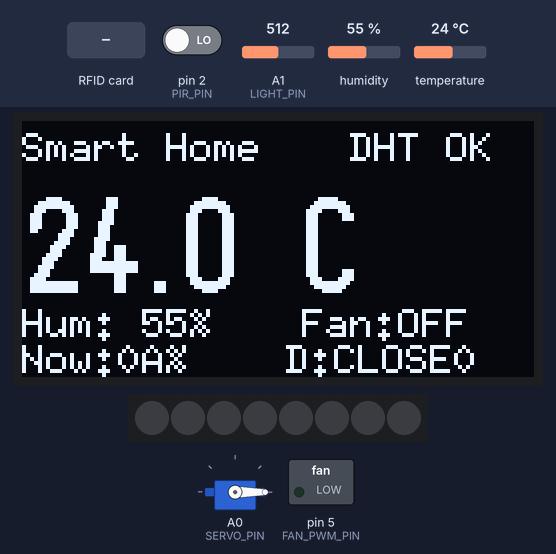
Recording of a sketch running on a simulated Arduino Uno, built with avr-gcc and run on an emulated ATmega328P. On the bench: 128×64 one-colour display, 8 RGB LEDs in strip order, left to right, servo, switched loads named in the sketch (green lamp = pin HIGH). Inputs (shaded band) come from the test bench; at power-on: pin 2 (PIR_PIN) LOW, temperature 24 °C, A1 (LIGHT_PIN) = 512, humidity 55 %. Dim RGB values are drawn brighter than linear; pins used as bus, display or sensor lines are not drawn; what the sketch prints to the serial monitor is not drawn.

Above: at 6.2 s.
6.3 s: RFID card 5E 7A 19 C4 held to the reader
At 8.0 s:
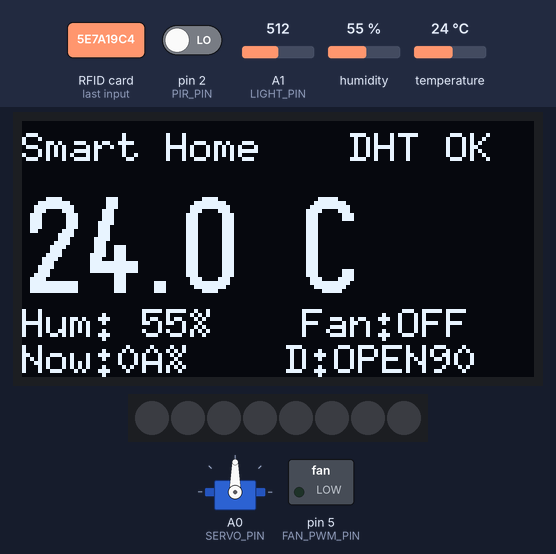
14.1 s: pin 2 (PIR_PIN) driven HIGH
At 15.9 s:
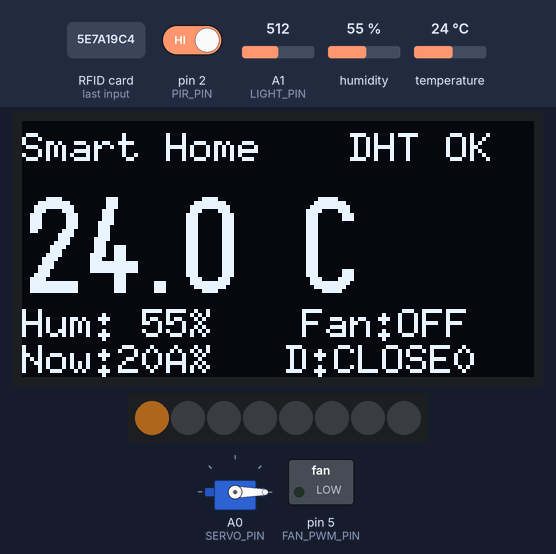
16.3 s: temperature set to 28 °C
At 21.9 s:
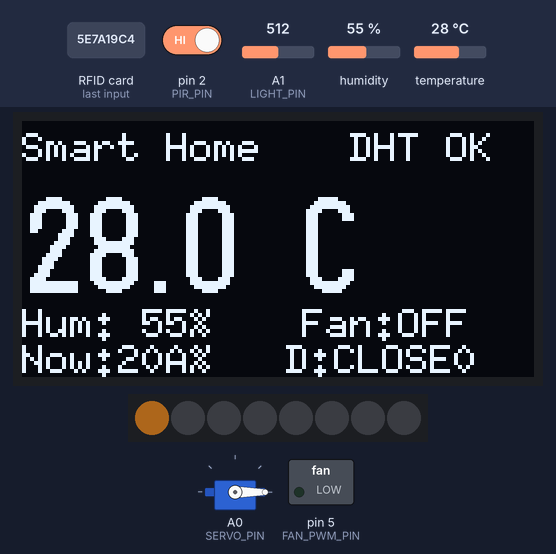
22.2 s: temperature set to 31 °C
At 26.7 s:
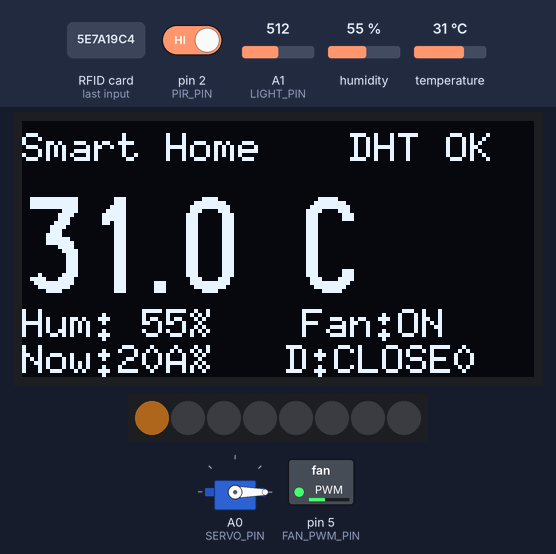
27.2 s: RFID card 5E 7A 19 C4 held to the reader
At 29.3 s:
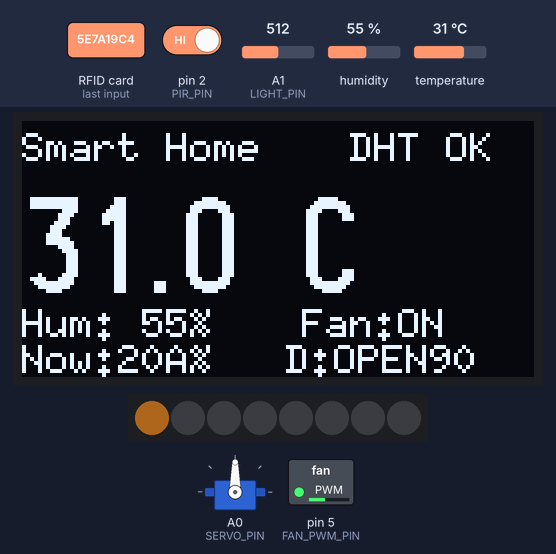
34.4 s: A1 (LIGHT_PIN) set to 90
At 36.1 s:
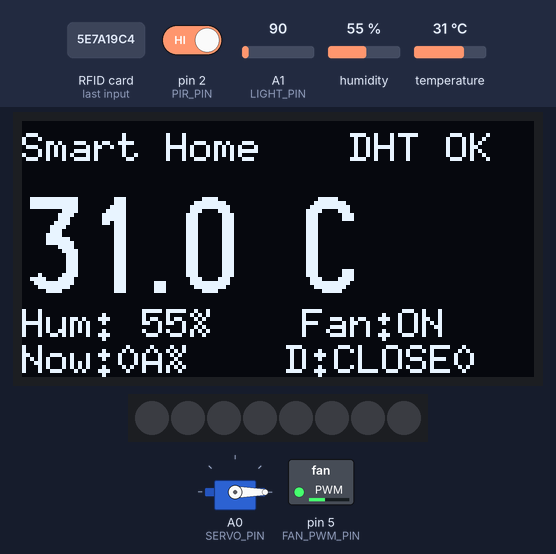
Timing chart, 0 to 37.6 s (numbered marks = the images above; inputs shaded):
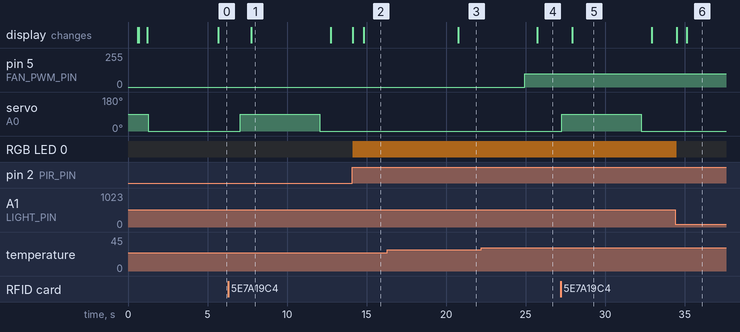

Measured:
- the behaviour switches between 29 and 30 °C on temperature (found by bisection; images 3 and 4)
- after the input at 6.3 s, servo on A0 (SERVO_PIN): 0° → 90° after 0.76 s, → 0° 5.0 s later; the display: changes after 1.4 s (image 1)
- after the input at 14.1 s, RGB LED 0: off → RGB(51, 30, 8) at once
- after the input at 16.3 s, the display: changes after 4.5 s (image 3)
- after the input at 22.2 s, pin 5 (FAN_PWM_PIN): 0/255 → 100/255 after 2.7 s; the display: changes after 3.5 s (image 4)
- after the input at 27.2 s, servo on A0 (SERVO_PIN): 0° → 90° after 0.07 s, → 0° 5.0 s later; the display: changes after 0.74 s (image 5)
- after the input at 34.4 s, RGB LED 0: RGB(51, 30, 8) → off after 0.10 s

The sketch:

SmartHome_NoCamera_RFID.ino
```cpp
#include <Adafruit_NeoPixel.h>
#include <DHT.h>
#include <MFRC522.h>
#include <Servo.h>
#include <U8g2lib.h>
#include <SPI.h>
#include <ctype.h>
#include <math.h>
#include <string.h>

// Optimized Arduino UNO pin map.
// D0/D1 stay free for USB serial.
const byte PIR_PIN = 2;
const byte RFID_RST_PIN = 3;
const byte DHT_PIN = A3;
const byte RGB_PIN = 4;
const byte FAN_PWM_PIN = 5;
const byte RFID_SS_PIN = 6;
const byte OLED_CS_PIN = 9;
const byte SPI_SS_PIN = 10;
const byte SERVO_PIN = A0;
const byte LIGHT_PIN = A1;
const byte OLED_DC_PIN = A2;

#define DHTTYPE DHT11

const byte NUM_LEDS = 8;
const byte FAN_SPEED = 100;
const byte DEFAULT_LAMP_BRIGHTNESS_PERCENT = 30;

// The existing light module reads larger values when the room is darker.
const int LIGHT_DIM_THRESHOLD = 500;
const int LIGHT_DARK_THRESHOLD = 800;
const byte AUTO_LAMP_BRIGHT_BRIGHTNESS = 0;
const byte AUTO_LAMP_DIM_BRIGHTNESS = 20;
const byte AUTO_LAMP_DARK_BRIGHTNESS = 60;

const float FAN_ON_TEMP_C = 30.0;
const float FAN_OFF_TEMP_C = 28.5;

const int DOOR_CLOSED_ANGLE = 0;
const int DOOR_OPEN_ANGLE = 90;

const unsigned long LIGHT_READ_INTERVAL_MS = 100UL;
const unsigned long DHT_READ_INTERVAL_MS = 2000UL;
const unsigned long STATUS_INTERVAL_MS = 3000UL;
const unsigned long NO_MOTION_DELAY_MS = 30000UL;
const unsigned long DOOR_OPEN_TIME_MS = 5000UL;
const unsigned long SERVO_HOLD_TIME_MS = 1200UL;
const unsigned long DHT_ERROR_PRINT_INTERVAL_MS = 10000UL;
const unsigned long SERIAL_IDLE_COMMAND_MS = 800UL;
const unsigned long OLED_UPDATE_INTERVAL_MS = 5000UL;
const unsigned long RFID_UNLOCK_COOLDOWN_MS = 7000UL;

const char ACCESS_CODE[] = "1234";

DHT dht(DHT_PIN, DHTTYPE);
MFRC522 rfid(RFID_SS_PIN, RFID_RST_PIN);
Adafruit_NeoPixel strip(NUM_LEDS, RGB_PIN, NEO_GRB + NEO_KHZ800);
Servo doorServo;

// OLED uses UNO hardware SPI to save IO:
// SCK -> D13, SDA/DIN -> D11, DC -> A2, RES -> RESET, CS -> D9.
U8G2_SSD1306_128X64_NONAME_1_4W_HW_SPI oled(
  U8G2_R0,
  OLED_CS_PIN,
  OLED_DC_PIN,
  U8X8_PIN_NONE
);

enum FanMode {
  FAN_AUTO,
  FAN_FORCE_ON,
  FAN_FORCE_OFF
};

enum LampMode {
  LAMP_AUTO,
  LAMP_MANUAL
};

FanMode fanMode = FAN_AUTO;
LampMode lampMode = LAMP_AUTO;

bool fanState = false;
bool lampState = false;
bool doorIsOpen = false;
bool dhtOk = false;
byte lampBrightnessPercent = DEFAULT_LAMP_BRIGHTNESS_PERCENT;
byte manualLampBrightnessPercent = DEFAULT_LAMP_BRIGHTNESS_PERCENT;
bool manualLampOn = false;

float temperatureC = NAN;
float humidityPercent = NAN;

int lightValue = 0;
int pirRawValue = LOW;
bool isDark = false;
bool hasRecentMotion = false;

unsigned long lastLightReadAt = 0;
unsigned long lastDhtReadAt = 0;
unsigned long lastStatusPrintAt = 0;
unsigned long lastDhtErrorPrintAt = 0;
unsigned long lastOledUpdateAt = 0;
unsigned long lastMotionAt = 0;
unsigned long doorOpenedAt = 0;
unsigned long servoDetachAt = 0;
unsigned long lastRfidUnlockAt = 0;

void setup() {
  Serial.begin(9600);

  pinMode(PIR_PIN, INPUT);
  pinMode(FAN_PWM_PIN, OUTPUT);
  pinMode(OLED_CS_PIN, OUTPUT);
  pinMode(RFID_SS_PIN, OUTPUT);
  pinMode(SPI_SS_PIN, OUTPUT);
  digitalWrite(OLED_CS_PIN, HIGH);
  digitalWrite(RFID_SS_PIN, HIGH);
  digitalWrite(SPI_SS_PIN, HIGH);
  SPI.begin();

  fanOff();

  dht.begin();
  setupOled();
  setupRfid();

  strip.begin();
  applyLampBrightness();
  setEffectiveLampBrightness(0);

  closeDoor(millis());

  Serial.println(F("Smart furniture controller started."));
  Serial.println(F("Type 1234 or PIN 1234 to unlock the door."));
  printHelp();
  printLampBrightness();
}

void loop() {
  const unsigned long now = millis();

  handleSerialInput(now);
  updateLightAndLamp(now);
  updateTemperature(now);
  updateFan();
  updateDoor(now);
  handleRfidAccess(now);
  updateOled(now);
  printStatusIfNeeded(now);
}

void updateLightAndLamp(unsigned long now) {
  if (now - lastLightReadAt < LIGHT_READ_INTERVAL_MS) {
    return;
  }

  lastLightReadAt = now;
  lightValue = readLightAverage();
  isDark = lightValue > LIGHT_DARK_THRESHOLD;

  pirRawValue = digitalRead(PIR_PIN);
  if (pirRawValue == HIGH) {
    lastMotionAt = now;
  }

  hasRecentMotion = lastMotionAt > 0 && now - lastMotionAt <= NO_MOTION_DELAY_MS;

  if (lampMode == LAMP_AUTO) {
    setEffectiveLampBrightness(calculateAutoLampBrightness());
  }
}

int readLightAverage() {
  long sum = 0;

  for (byte i = 0; i < 10; i++) {
    sum += analogRead(LIGHT_PIN);
    delay(2);
  }

  return sum / 10;
}

byte calculateAutoLampBrightness() {
  if (!hasRecentMotion) {
    return 0;
  }

  if (lightValue > LIGHT_DARK_THRESHOLD) {
    return AUTO_LAMP_DARK_BRIGHTNESS;
  }

  if (lightValue > LIGHT_DIM_THRESHOLD) {
    return AUTO_LAMP_DIM_BRIGHTNESS;
  }

  return AUTO_LAMP_BRIGHT_BRIGHTNESS;
}

void updateTemperature(unsigned long now) {
  if (now - lastDhtReadAt < DHT_READ_INTERVAL_MS) {
    return;
  }

  lastDhtReadAt = now;

  const float newHumidity = dht.readHumidity();
  const float newTemperature = dht.readTemperature();

  if (isnan(newHumidity) || isnan(newTemperature)) {
    dhtOk = false;

    if (now - lastDhtErrorPrintAt >= DHT_ERROR_PRINT_INTERVAL_MS) {
      lastDhtErrorPrintAt = now;
      Serial.println(F("DHT11 read failed. Check wiring on A3."));
    }

    return;
  }

  humidityPercent = newHumidity;
  temperatureC = newTemperature;
  dhtOk = true;
}

void updateFan() {
  if (fanMode == FAN_FORCE_ON) {
    fanOn(FAN_SPEED);
    return;
  }

  if (fanMode == FAN_FORCE_OFF) {
    fanOff();
    return;
  }

  if (!dhtOk) {
    fanOff();
    return;
  }

  if (!fanState && temperatureC >= FAN_ON_TEMP_C) {
    fanOn(FAN_SPEED);
  } else if (fanState && temperatureC <= FAN_OFF_TEMP_C) {
    fanOff();
  }
}

void updateDoor(unsigned long now) {
  if (doorIsOpen && now - doorOpenedAt >= DOOR_OPEN_TIME_MS) {
    closeDoor(now);
  }

  releaseDoorServoIfReady(now);
}

void setupRfid() {
  rfid.PCD_Init();
  byte version = rfid.PCD_ReadRegister(rfid.VersionReg);
  Serial.print(F("RC522 ready. SS=D6 RST=D3 Version=0x"));
  Serial.println(version, HEX);

  if (version == 0x00 || version == 0xFF) {
    Serial.println(F("RC522 not responding. Check 3.3V, GND, D3/D6/D11/D12/D13."));
  }
}

void handleRfidAccess(unsigned long now) {
  if (now - lastRfidUnlockAt < RFID_UNLOCK_COOLDOWN_MS) {
    return;
  }

  if (!rfid.PICC_IsNewCardPresent()) {
    return;
  }

  if (!rfid.PICC_ReadCardSerial()) {
    return;
  }

  Serial.print(F("RFID card UID: "));
  printRfidUid();
  Serial.println();
  Serial.println(F("RFID access granted."));

  authorizeDoor(now);
  lastRfidUnlockAt = now;

  rfid.PICC_HaltA();
  rfid.PCD_StopCrypto1();
}

void printRfidUid() {
  for (byte i = 0; i < rfid.uid.size; i++) {
    if (rfid.uid.uidByte[i] < 0x10) {
      Serial.print('0');
    }

    Serial.print(rfid.uid.uidByte[i], HEX);

    if (i + 1 < rfid.uid.size) {
      Serial.print(':');
    }
  }
}

void setupOled() {
  oled.begin();
  oled.setContrast(180);
  drawOledScreen(F("Starting"));
}

void updateOled(unsigned long now) {
  if (now - lastOledUpdateAt < OLED_UPDATE_INTERVAL_MS) {
    return;
  }

  lastOledUpdateAt = now;
  drawOledScreen(dhtOk ? F("DHT OK") : F("DHT N/A"));
}

void drawOledScreen(const __FlashStringHelper *sensorStatus) {
  oled.firstPage();

  do {
    oled.setFont(u8g2_font_6x10_tf);
    oled.drawStr(0, 10, "Smart Home");

    oled.setCursor(82, 10);
    oled.print(sensorStatus);

    oled.setFont(u8g2_font_logisoso24_tf);
    oled.setCursor(0, 43);

    if (dhtOk) {
      oled.print(temperatureC, 1);
      oled.print(F(" C"));
    } else {
      oled.print(F("--.- C"));
    }

    oled.setFont(u8g2_font_6x10_tf);
    oled.setCursor(0, 54);
    oled.print(F("Hum: "));

    if (dhtOk) {
      oled.print(humidityPercent, 0);
      oled.print(F("%"));
    } else {
      oled.print(F("--%"));
    }

    oled.setCursor(70, 54);
    oled.print(F("Fan:"));
    oled.print(fanState ? F("ON") : F("OFF"));

    oled.setCursor(0, 63);
    oled.print(F("Now:"));
    oled.print(lampBrightnessPercent);
    oled.print(lampMode == LAMP_AUTO ? F("A%") : F("M%"));

    oled.setCursor(66, 63);
    oled.print(F("D:"));
    oled.print(doorIsOpen ? F("OPEN90") : F("CLOSE0"));
  } while (oled.nextPage());
}

void moveDoorServoTo(int targetAngle, unsigned long now) {
  if (!doorServo.attached()) {
    doorServo.attach(SERVO_PIN);
    delay(50);
  }

  doorServo.write(targetAngle);
  delay(20);
  doorServo.write(targetAngle);
  servoDetachAt = now + SERVO_HOLD_TIME_MS;
}

void releaseDoorServoIfReady(unsigned long now) {
  if (doorServo.attached() && servoDetachAt > 0 && (long)(now - servoDetachAt) >= 0) {
    doorServo.detach();
    servoDetachAt = 0;
  }
}

void authorizeDoor(unsigned long now) {
  moveDoorServoTo(DOOR_OPEN_ANGLE, now);
  doorIsOpen = true;
  doorOpenedAt = now;
  Serial.println(F("Access granted. Door opened."));
  drawOledScreen(dhtOk ? F("DHT OK") : F("DHT N/A"));
}

void closeDoor(unsigned long now) {
  moveDoorServoTo(DOOR_CLOSED_ANGLE, now);
  doorIsOpen = false;
  Serial.println(F("Door closed."));
  drawOledScreen(dhtOk ? F("DHT OK") : F("DHT N/A"));
}

void lampOn() {
  setManualLampPower(true);
}

void lampOff() {
  setManualLampPower(false);
}

void setLampBrightnessPercent(byte percent) {
  if (percent > 100) {
    percent = 100;
  }

  lampMode = LAMP_MANUAL;
  manualLampBrightnessPercent = percent;
  manualLampOn = percent > 0;
  setEffectiveLampBrightness(manualLampOn ? manualLampBrightnessPercent : 0);
}

void setManualLampPower(bool on) {
  lampMode = LAMP_MANUAL;
  manualLampOn = on;

  if (manualLampOn && manualLampBrightnessPercent == 0) {
    manualLampBrightnessPercent = DEFAULT_LAMP_BRIGHTNESS_PERCENT;
  }

  setEffectiveLampBrightness(manualLampOn ? manualLampBrightnessPercent : 0);
}

void setLampAutoMode() {
  lampMode = LAMP_AUTO;
  setEffectiveLampBrightness(calculateAutoLampBrightness());
  drawOledScreen(dhtOk ? F("DHT OK") : F("DHT N/A"));
}

void setEffectiveLampBrightness(byte percent) {
  if (percent > 100) {
    percent = 100;
  }

  if (lampBrightnessPercent == percent && lampState == (percent > 0)) {
    return;
  }

  lampBrightnessPercent = percent;
  lampState = percent > 0;
  applyLampBrightness();
  renderLamp();
  drawOledScreen(dhtOk ? F("DHT OK") : F("DHT N/A"));
}

void renderLamp() {
  strip.clear();

  if (lampState) {
    strip.setPixelColor(0, strip.Color(255, 150, 40));
  }

  strip.show();
}

void applyLampBrightness() {
  const byte brightnessValue = map(lampBrightnessPercent, 0, 100, 0, 255);
  strip.setBrightness(brightnessValue);
}

void fanOn(byte speedValue) {
  if (fanState) {
    return;
  }

  analogWrite(FAN_PWM_PIN, speedValue);
  fanState = true;
  Serial.println(F("Fan on."));
}

void fanOff() {
  if (!fanState) {
    digitalWrite(FAN_PWM_PIN, LOW);
    return;
  }

  digitalWrite(FAN_PWM_PIN, LOW);
  fanState = false;
  Serial.println(F("Fan off."));
}

void handleSerialInput(unsigned long now) {
  static char commandBuffer[32];
  static byte commandLength = 0;
  static unsigned long lastCommandCharAt = 0;

  while (Serial.available() > 0) {
    char c = Serial.read();

    if (c == '\r') {
      continue;
    }

    if (c == '\n') {
      commandBuffer[commandLength] = '\0';
      processCommand(commandBuffer, now);
      commandLength = 0;
      continue;
    }

    if (commandLength < sizeof(commandBuffer) - 1) {
      commandBuffer[commandLength++] = c;
      lastCommandCharAt = now;
    }
  }

  if (commandLength > 0 && now - lastCommandCharAt >= SERIAL_IDLE_COMMAND_MS) {
    commandBuffer[commandLength] = '\0';
    processCommand(commandBuffer, now);
    commandLength = 0;
  }
}

void processCommand(char *rawCommand, unsigned long now) {
  char *command = trimText(rawCommand);

  if (command[0] == '\0') {
    return;
  }

  if (matchesAccessCode(command)) {
    authorizeDoor(now);
  } else if (equalsIgnoreCase(command, "OPEN")) {
    authorizeDoor(now);
  } else if (equalsIgnoreCase(command, "CLOSE")) {
    closeDoor(now);
  } else if (equalsIgnoreCase(command, "STATUS")) {
    printStatus(true);
  } else if (equalsIgnoreCase(command, "FAN AUTO")) {
    fanMode = FAN_AUTO;
    Serial.println(F("Fan mode: AUTO."));
  } else if (equalsIgnoreCase(command, "FAN ON")) {
    fanMode = FAN_FORCE_ON;
    fanOn(FAN_SPEED);
    Serial.println(F("Fan mode: FORCE ON."));
  } else if (equalsIgnoreCase(command, "FAN OFF")) {
    fanMode = FAN_FORCE_OFF;
    fanOff();
    Serial.println(F("Fan mode: FORCE OFF."));
  } else if (equalsIgnoreCase(command, "LIGHT AUTO") || equalsIgnoreCase(command, "LAMP AUTO")) {
    setLampAutoMode();
    printLampBrightness();
  } else if (equalsIgnoreCase(command, "LIGHT ON") || equalsIgnoreCase(command, "LAMP ON")) {
    lampOn();
    printLampBrightness();
  } else if (equalsIgnoreCase(command, "LIGHT OFF") || equalsIgnoreCase(command, "LAMP OFF")) {
    lampOff();
    printLampBrightness();
  } else if (startsWithIgnoreCase(command, "BRIGHT ")) {
    setLampBrightnessFromCommand(command + 7);
  } else if (startsWithIgnoreCase(command, "LIGHT ")) {
    setLampBrightnessFromCommand(command + 6);
  } else if (startsWithIgnoreCase(command, "B ")) {
    setLampBrightnessFromCommand(command + 2);
  } else if (equalsIgnoreCase(command, "B+")) {
    changeLampBrightnessBy(10);
  } else if (equalsIgnoreCase(command, "B-")) {
    changeLampBrightnessBy(-10);
  } else if (equalsIgnoreCase(command, "B?") || equalsIgnoreCase(command, "BRIGHT?")) {
    printLampBrightness();
  } else if (equalsIgnoreCase(command, "HELP")) {
    printHelp();
  } else {
    Serial.println(F("Unknown command. Type HELP."));
  }
}

void setLampBrightnessFromCommand(char *valueText) {
  char *trimmedValue = trimText(valueText);
  int percent = atoi(trimmedValue);

  if (percent < 0) {
    percent = 0;
  } else if (percent > 100) {
    percent = 100;
  }

  setLampBrightnessPercent((byte)percent);
  printLampBrightness();
}

void changeLampBrightnessBy(int delta) {
  int percent = lampBrightnessPercent + delta;

  if (percent < 0) {
    percent = 0;
  } else if (percent > 100) {
    percent = 100;
  }

  setLampBrightnessPercent((byte)percent);
  printLampBrightness();
}

void printLampBrightness() {
  Serial.print(F("Lamp mode: "));
  Serial.print(lampMode == LAMP_AUTO ? F("AUTO") : F("MANUAL"));
  Serial.print(F(" | state: "));
  Serial.print(lampState ? F("ON") : F("OFF"));
  Serial.print(F(" | brightness: "));
  Serial.print(lampBrightnessPercent);
  Serial.println(F("%"));
}

void printHelp() {
  Serial.println(F("Type 1234 or PIN 1234 to unlock the door."));
  Serial.println(F("Commands: STATUS, OPEN, CLOSE, FAN AUTO, FAN ON, FAN OFF"));
  Serial.println(F("Lamp: LIGHT AUTO, LIGHT ON, LIGHT OFF, BRIGHT/LIGHT/B 0-100, B+, B-, B?"));
  Serial.println(F("Auto lamp brightness follows light sensor: 0%, 20%, 60%."));
}

bool matchesAccessCode(char *command) {
  char *code = command;

  if (startsWithIgnoreCase(command, "PIN ")) {
    code = trimText(command + 4);
  } else if (startsWithIgnoreCase(command, "CODE ")) {
    code = trimText(command + 5);
  }

  return strcmp(code, ACCESS_CODE) == 0;
}

char *trimText(char *text) {
  while (*text != '\0' && isspace((unsigned char)*text)) {
    text++;
  }

  char *end = text + strlen(text);
  while (end > text && isspace((unsigned char)*(end - 1))) {
    end--;
  }

  *end = '\0';
  return text;
}

bool equalsIgnoreCase(const char *left, const char *right) {
  while (*left != '\0' && *right != '\0') {
    if (toupper((unsigned char)*left) != toupper((unsigned char)*right)) {
      return false;
    }

    left++;
    right++;
  }

  return *left == '\0' && *right == '\0';
}

bool startsWithIgnoreCase(const char *text, const char *prefix) {
  while (*prefix != '\0') {
    if (*text == '\0' || toupper((unsigned char)*text) != toupper((unsigned char)*prefix)) {
      return false;
    }

    text++;
    prefix++;
  }

  return true;
}

void printStatusIfNeeded(unsigned long now) {
  if (now - lastStatusPrintAt < STATUS_INTERVAL_MS) {
    return;
  }

  lastStatusPrintAt = now;
  printStatus(false);
}

void printStatus(bool forceHeader) {
  if (forceHeader) {
    Serial.println(F("---- STATUS ----"));
  }

  Serial.print(F("Light="));
  Serial.print(lightValue);
  Serial.print(isDark ? F(" dark") : F(" bright"));

  Serial.print(F(" | PIR="));
  Serial.print(pirRawValue);
  Serial.print(hasRecentMotion ? F(" motion") : F(" no-motion"));

  Serial.print(F(" | Lamp="));
  Serial.print(lampState ? F("ON") : F("OFF"));
  Serial.print(F(" Mode="));
  Serial.print(lampMode == LAMP_AUTO ? F("AUTO") : F("MANUAL"));
  Serial.print(F(" Bri="));
  Serial.print(lampBrightnessPercent);
  Serial.print(F("%"));

  Serial.print(F(" | Temp="));
  if (dhtOk) {
    Serial.print(temperatureC, 1);
    Serial.print(F("C Hum="));
    Serial.print(humidityPercent, 1);
    Serial.print(F("%"));
  } else {
    Serial.print(F("N/A"));
  }

  Serial.print(F(" | Fan="));
  Serial.print(fanState ? F("ON") : F("OFF"));

  Serial.print(F(" | Door="));
  Serial.println(doorIsOpen ? F("OPEN") : F("CLOSED"));
}
```
